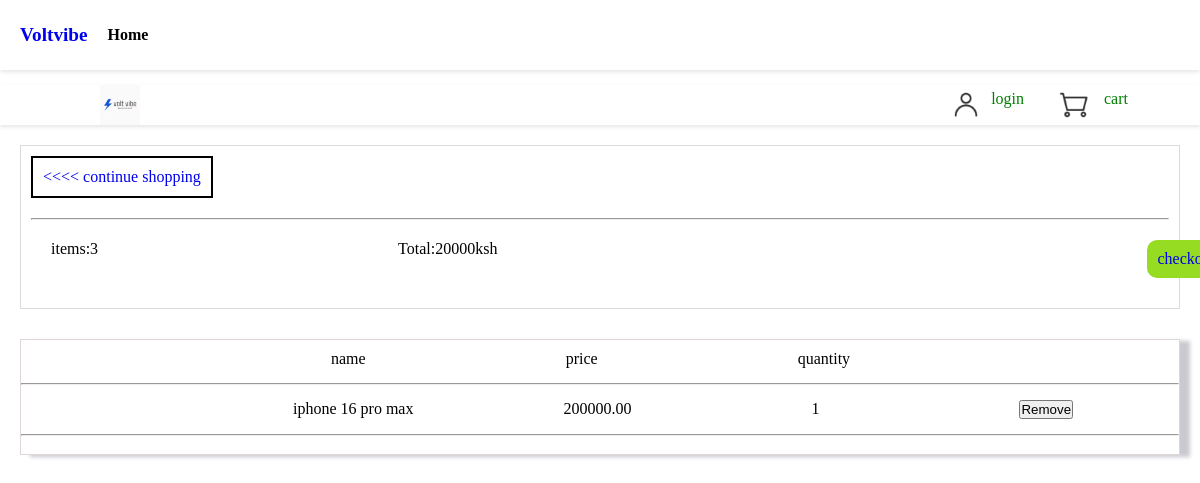
The page /app/cart/ (signed in) on the database as committed earlier.
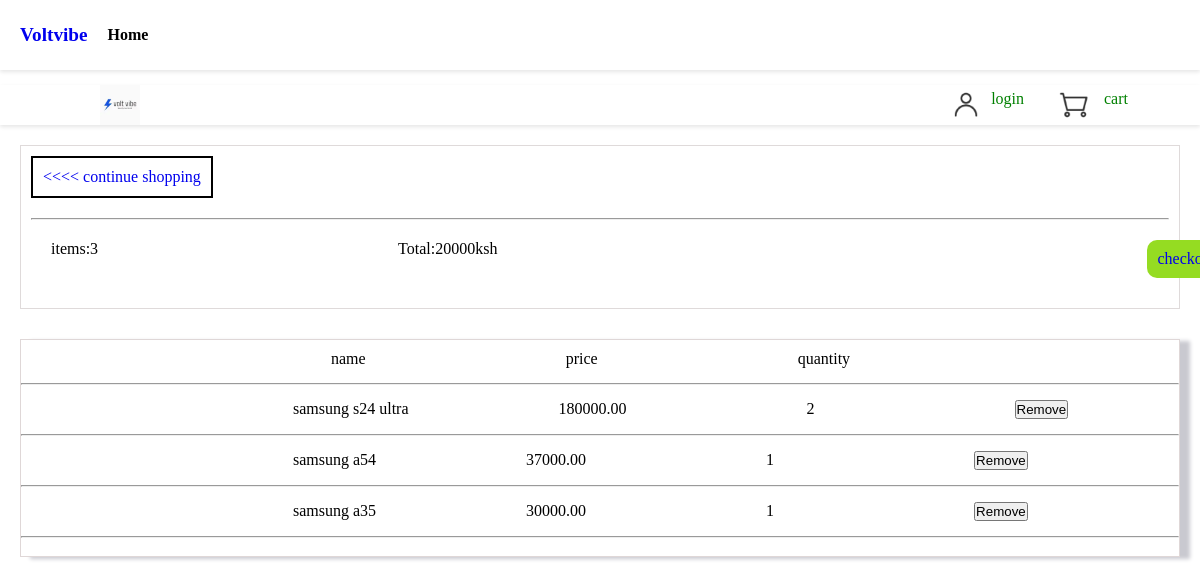
The same page on the database as committed later.
### voltvibe/models.py (models this page shows, shortened)
class OrderItem(models.Model):
	product = models.ForeignKey(Product, on_delete=models.SET_NULL, null=True)
	order = models.ForeignKey(Order, on_delete=models.SET_NULL, null=True)
	quantity = models.IntegerField(default=1, null=True, blank=True)
	date_added = models.DateTimeField(auto_now_add=True)

class Product(models.Model):
    name = models.CharField(max_length=200)
    price = models.FloatField(default=0.0)
    digital = models.BooleanField(default=False,null=True, blank=True)
    image = models.ImageField(null=True, blank=True)
    description = models.TextField(null=True, blank=True)
    detailed_description = models.TextField(null=True, blank=True)

### voltvibe/views.py (the view)
# urls.py: path('cart/', cart, name='cart'),
def cart(request):
    if request.user.is_authenticated:
        customer = request.user.customer
        '''  it tries to find an existing order for a specific customer that is not complete, and if it doesn't find one, it creates a new order.
		1. Order.objects.get_or_create(...): This is a Django method that attempts to retrieve an object from the database. If it doesn’t exist, it creates a new one.
        2. customer=customer: This specifies that you want to find (or create) an order associated with the given customer.
        3. complete=False: This specifies that you are looking for an order that is marked as incomplete. In other words, you want to find orders that are still in progress and not yet finalized.
        4. order: This variable will hold the order object that was found or the new order object that was created.
        5. created: This is a boolean value (True or False) that indicates whether a new order was created (True) or if an existing order was found (False).
        '''
        order, created = Order.objects.get_or_create(customer=customer, complete=False)
        items = order.orderitem_set.all()
    else:
        items = []
    context = {'items': items}
    return render(request, 'voltvibe/cart.html', context)

### voltvibe/templates/voltvibe/cart.html (shortened to what this page needs)
{% load static %}
<!DOCTYPE html>
<html lang="en">
<head>
    <link rel="stylesheet" href="{% static 'css/cart.css' %}">
</head>
<body>
        <nav class="navbar">
            <div style="color: green;">
                <a href="{% url 'index' %}" style="text-decoration: none; font-size: larger; font-weight: bolder;"><p>Voltvibe</p></a>
            </div>
            <ul class="menu">
                <li><a href="{% url 'home' %}">Home</a></li>
            </ul>
        </nav>
        <nav class="navbar2">
            <span class="icon"></span>
            <div class="nav">
                <div class="logo"></div>
                <ul class="menu2">
                    <li style="list-style: none;"><a href="{% url 'login' %}">login</a></li>
                </ul>
                <div class="logo2"></div>
                <ul class="menu2">
                    <li style="list-style: none;"><a href="{% url 'cart'}">cart</a></li>
                </ul>
            </div>
        </nav>
    <main>
        <div class="shopping">
            <span class="shp">
                <a href="{% url 'phone' %}" style="text-decoration: none; padding: 10px; border: 2px solid black;"> <<<< continue shopping</a>
            </span> <hr>
            <span class="shop">
                <p style="margin-right: 300px;">items:3</p>
                <p style="margin-right: 650px;">Total:20000ksh</p>
                <a href="{% url 'checkout' %}" style="text-decoration: none; background-color: rgb(149, 220, 34); padding: 10px; border-radius: 10px;">checkout</a>
            </span>
        </div>
        <div class="item">
            <span class="items">
                    <p style="margin-left: 300px; margin-right: 200px;">name</p>
                    <p style="margin-right: 200px;">price</p>
                    <p style="margin-right: 200px;">quantity</p>
            </span><hr>
            <div id="product">
                {% for item in items %}
                    <div class="item2" style="padding: 15px;">
                        <div style="margin-right: 150px;">{{item.product.name}}</div>
                        <div style="margin-right: 180px;">{{item.product.price|floatformat:2}}</div>
                        <div style="margin-right: 200px;">{{item.quantity}}</div>
                        <form action="{% url 'remove_from_cart' item.id %}" method="POST">
                            <button type="submit">Remove</button>
                        </form>
                    </div> <hr>
                {% endfor %}
            </div>
            <span style="padding: 5px;"></span>
        </div>
    </main>
</body>
</html>

### static/css/cart.css (style rules this page uses)
* { margin: 0; padding: 0; box-sizing: border-box; }
.navbar { width: 100%; height: 70px; display: flex; align-items: center; padding: 20px; box-shadow: 0 2px 4px rgba(0,0,0,0.1); margin-bottom: 15px; }
.menu { flex: 1; display: flex; align-items: center; padding-right: 100px; }
.menu li { display: inline; padding: 20px; }
.menu a { text-decoration: none; color: black; font-weight: bold; }
.navbar2 { width: 100%; height: 40px; display: flex; align-items: center; padding: 20px; box-shadow: 0 2px 4px rgba(0,0,0,0.1); }
.nav { display: flex; justify-content: right; width: 80%; }
.icon { width: 200px; height: 40px; background: url(../images/Vibe.png) no-repeat center; background-size: contain; }
.logo { background: url(../images/v39_139.png) no-repeat center; width: 30px; height: 30px; background-size: contain; margin-right: 10px; }
.logo2 { background: url(../images/v39_142.png)no-repeat center; width: 30px; height: 30px; background-size: contain; margin: 0 15px; }
.menu2 a { text-decoration: none; color: green; margin-right: 20px; }
main { padding: 20px; }
.shopping { border: 1px solid rgb(223, 218, 218); padding: 10px; margin-bottom: 30px; }
.shp { display: flex; margin-bottom: 20px; }
.shop { display: flex; padding: 20px; }
.item { border: 1px solid rgb(223, 215, 215); box-shadow: 10px 2px 4px rgb(201, 201, 208); }
.items { display: flex; padding: 10px; margin-bottom: 5px; }
.item2 { display: flex; }

Rows that differ between the two databases and show on the page:
removed OrderItem: product.name "iphone 16 pro max", product.price "200000.00", quantity "1"
added OrderItem: product.name "samsung s24 ultra", product.price "180000.00", quantity "2"
added OrderItem: product.name "samsung a54", product.price "37000.00", quantity "1"
added OrderItem: product.name "samsung a35", product.price "30000.00", quantity "1"
